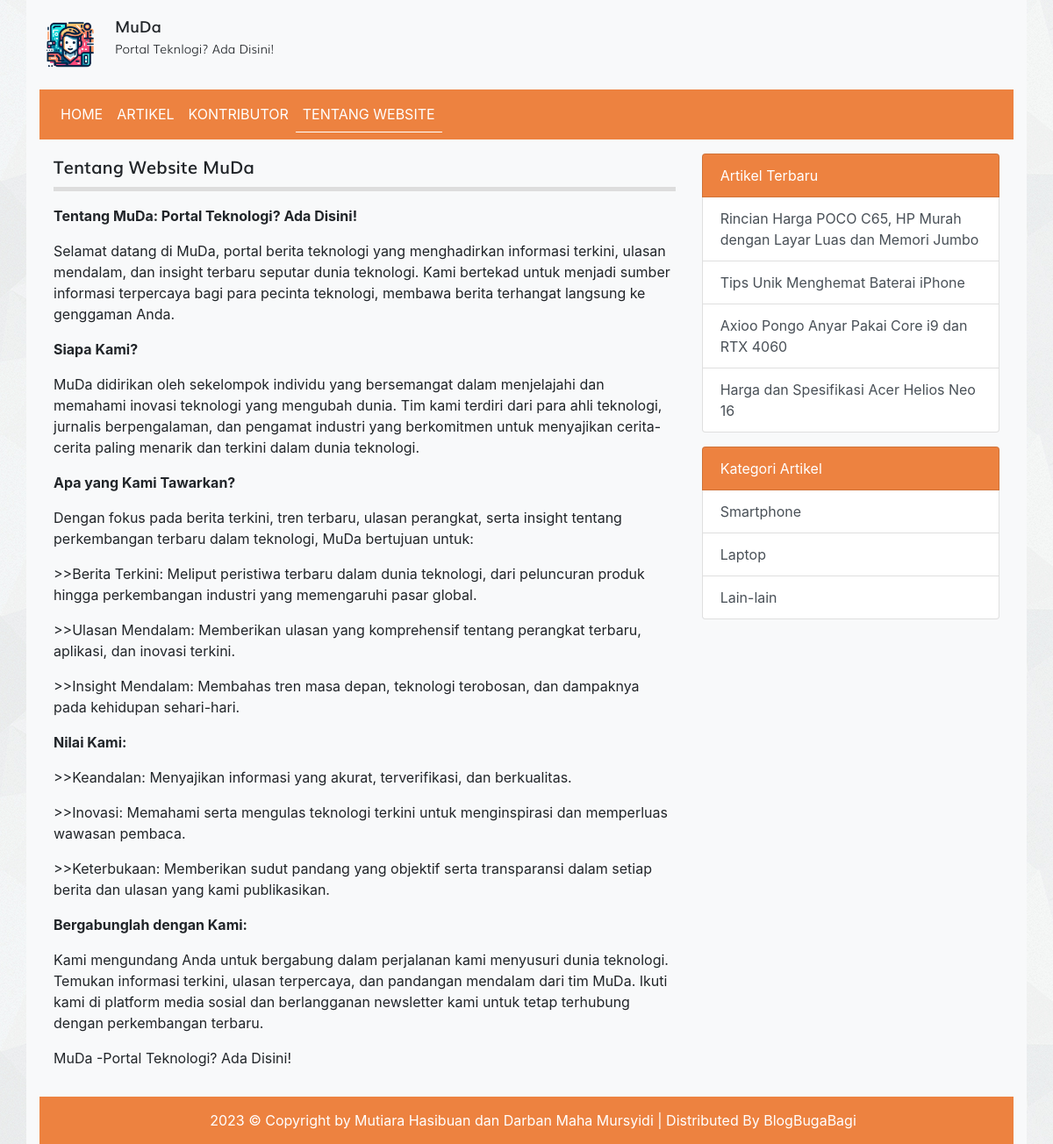
Screenshot of /tentang_website.php with the database file from the repository.
### tables this page shows
CREATE TABLE `tbl_tentang_website` (
  `id` int(11) NOT NULL,
  `tentang_website` text DEFAULT NULL
);

CREATE TABLE `tbl_artikel` (
  `id` int(11) NOT NULL,
  `judul` varchar(255) DEFAULT NULL,
  `isi` text DEFAULT NULL,
  `tanggal` date DEFAULT NULL,
  `foto` varchar(100) DEFAULT NULL,
  `id_kategori` int(11) DEFAULT NULL
);

CREATE TABLE `tbl_kategori_artikel` (
  `id` int(11) NOT NULL,
  `nama_kategori` varchar(30) DEFAULT NULL
);

### tentang_website.php (the view, shortened to what this page needs)
<?php
require_once 'koneksi.php';
$query = mysqli_query($koneksi, "SELECT * FROM tbl_tentang_website WHERE id = 1");
$tentang_website = mysqli_fetch_assoc($query);
?>
<!DOCTYPE html>
<html>
<head>
	<link rel="stylesheet" href="resources/fonts/stylesheet.css">
	<link rel="stylesheet" href="resources/css/bootstrap.min.css">
	<link rel="stylesheet" href="resources/css/style.css">
</head>
<body>
	<div class="container bg-light">
		<div class="logo clearfix">
			<div class="float-left mt-3 mb-3">
				<img src="resources/images/logo.png" alt="Logo Sekolah" width="70px" class="float-left mr-3">
				<div class="text float-right">
					<span class="smk">MuDa</span><br>
					<span class="visi">Portal Teknlogi? Ada Disini!</span>
				</div>
			</div>
		</div>
		<?php require_once 'navbar.php'; ?>
		<div class="row p-3">
			<div class="col-md-8">
				<div class="title mb-3">
					Tentang Website MuDa
				</div>
				<div class="artikel">
					<?= $tentang_website['tentang_website'] ?>
				</div>
			</div>
			<?php require_once 'sidebar.php'; ?>
		</div>
		<div class="text-white footer">
			2023 © Copyright by Mutiara Hasibuan dan Darban Maha Mursyidi | Distributed By <a style="color:white;" href="https://blogbugabagi.blogspot.com" target="_blank" rel="noopener noreferrer">BlogBugaBagi</a>
		</div>
	</div>
</body>
</html>

### sidebar.php
<?php
$query_artikel_terbaru = mysqli_query($koneksi, "SELECT * FROM tbl_artikel ORDER BY tanggal ASC LIMIT 4");
$query_kategori_artikel= mysqli_query($koneksi, "SELECT * FROM tbl_kategori_artikel LIMIT 4");
?>
<div class="col-sm-4">
	<div class="list-group">
		<span class="list-group-item text-white" style="background-color: #ED8240">Artikel Terbaru</span>
		<?php while($artikel_terbaru = mysqli_fetch_assoc($query_artikel_terbaru)) : ?>
			<a href="detail_artikel.php?id=<?= $artikel_terbaru['id'] ?>" class="list-group-item list-group-item-action"><?= $artikel_terbaru['judul'] ?></a>
		<?php endwhile; ?>
	</div>
	<div class="list-group">
		<span class="list-group-item text-white mt-3" style="background-color: #ED8240">Kategori Artikel</span>
		<?php while($kategori_artikel = mysqli_fetch_assoc($query_kategori_artikel)) : ?>
			<a href="kategori.php?id=<?= $kategori_artikel['id'] ?>" class="list-group-item list-group-item-action"><?= $kategori_artikel['nama_kategori'] ?></a>
		<?php endwhile; ?>
	</div>
</div>

### resources/css/style.css (style rules this page uses)
body { background-image: url('../images/bg_all.jpg'); }
.smk { font-family: 'mulisemibold'; font-size: 18px; }
.visi { font-family: 'mulilight'; font-size: 14px; }
.title { font-family: 'mulisemibold'; font-size: 20px; padding-bottom: 7.5px; border-bottom: 5px solid #ddd }
.footer { background-color: #ED8240; padding: 15px 15px 15px 30px; text-align: center; }

### rows the page displays
tbl_tentang_website: tentang_website "Tentang MuDa: Portal Teknologi? Ada Disini! Selamat datang di MuDa, portal berita teknologi yang menghadirkan informasi terkini, ulasan mendalam, dan insight terbaru seputar dunia teknologi. Kami bertekad untuk menjadi sumber informasi terpercaya bagi para pecinta teknologi, membawa berita terhangat langsung ke genggaman Anda. Siapa Kami? MuDa didirikan oleh sekelompok individu yang bersemangat dalam menjelajahi dan memahami inovasi teknologi yang mengubah dunia. Tim kami terdiri dari para ahli teknologi, jurnalis berpengalaman, dan pengamat industri yang berkomitmen untuk menyajikan cerita-cerita paling menarik dan terkini dalam dunia teknologi. Apa yang Kami Tawarkan? Dengan fokus pada…"
tbl_artikel: judul "Rincian Harga POCO C65, HP Murah dengan Layar Luas dan Memori Jumbo"
tbl_artikel: judul "Tips Unik Menghemat Baterai iPhone"
tbl_artikel: judul "Axioo Pongo Anyar Pakai Core i9 dan RTX 4060"
tbl_artikel: judul "Harga dan Spesifikasi Acer Helios Neo 16"
tbl_kategori_artikel: nama_kategori "Smartphone"
tbl_kategori_artikel: nama_kategori "Laptop"
tbl_kategori_artikel: nama_kategori "Lain-lain"
